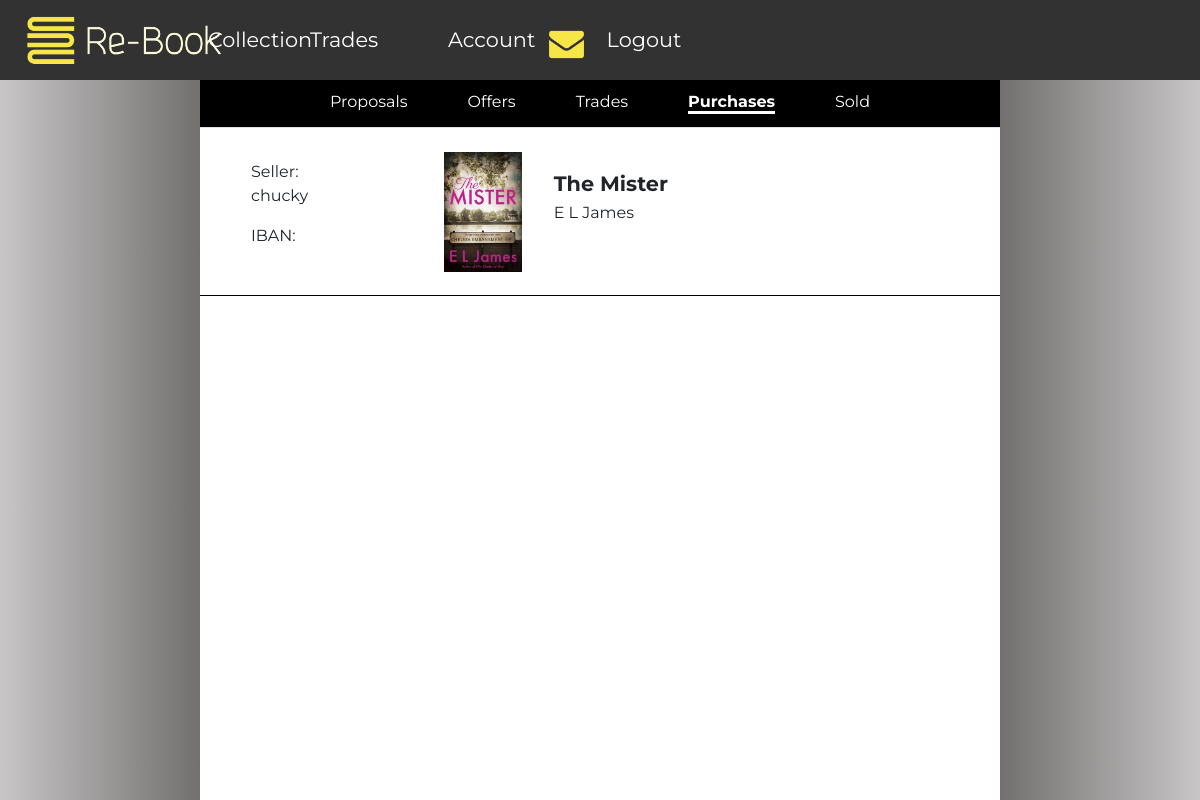
Screenshot of /purchases (signed in) with the database file from the repository.
### rebook/models.py (models this page shows)
class Purchases(models.Model):
    bookInstance = models.OneToOneField(BookInstance, on_delete=models.PROTECT)
    buyer = models.ForeignKey(User, on_delete=models.CASCADE)
    IBAN = models.CharField(max_length=50)

class BookInstance(models.Model):
    ISBN = models.ForeignKey(Book, on_delete=models.PROTECT)
    User = models.ForeignKey(User, on_delete=models.PROTECT)
    state = models.ForeignKey(BookState, on_delete=models.PROTECT)
    readingState = models.DecimalField(max_digits=4, decimal_places=3)
    goal = models.ForeignKey(BookGoals, on_delete=models.PROTECT)
    rating = models.ForeignKey(Ratings, on_delete=models.PROTECT, default=None, null=True)
    price = models.DecimalField(max_digits=10, decimal_places=2, null=True)

class User(AbstractUser):
    address = models.CharField(max_length=200)
    photo = models.ImageField(storage=fs)
    hasNotifications = models.BooleanField(default=False)

class Book(models.Model):
    ISBN = models.CharField(max_length=20, primary_key=True)
    title = models.CharField(max_length=100)
    author = models.ManyToManyField(Author)
    publisher = models.ForeignKey(Publisher, on_delete=models.CASCADE)
    year = models.IntegerField()
    cover = models.ImageField(storage=fs)

class Author(models.Model):
    name = models.CharField(max_length=70)

### rebook/views.py (the view)
# urls.py: path('purchases', views.listPurchases),
def listPurchases(request):
    user = User.objects.get(username=request.user)
    my_purchases = Purchases.objects.filter(buyer=user.id)
    return render(request, 'purchases.html', { 'my_purchases': my_purchases })

### rebook/templates/purchases.html
{% extends "layout.html" %}
{% load custom_tags %}
{% block main %}
    <ul class="row nav nav-tabs justify-content-center">
        <li><a href="/proposals" id="toggle-proposals">Proposals</a></li>
        <li><a href="/offers" id="toggle-offers">Offers</a></li>
        <li><a href="/trades" id="toggle-trades">Trades</a></li>
        <li><a class="active" href="/purchases" id="toggle-offers">Purchases</a></li>
        <li><a href="/sold" id="toggle-offers">Sold</a></li>
    </ul>
    <div class="">
        {% for purchase in my_purchases %}
        <div class="row bookListItem">
            <div class="col-2 bookDetails my-auto">
                <p class="proposalMaker">Seller: {{purchase.bookInstance.User.username}}</p>
                <p class="proposalMaker">IBAN: {{purchase.IBAN}}</p>
            </div>
            <div class="col-2">
                <img src="{{ purchase.bookInstance.ISBN.cover.url }}" class="cover" id="bookCover"/>
            </div>
            <div class="col-4 bookDetails">
                <p class="bookTitle">{{ purchase.bookInstance.ISBN.title }}</p>
                    {% for author in purchase.bookInstance.ISBN.author.all %}
                        <span class="authorName">{{ author.name }}</span>
                    {% endfor %}
            </div>
        </div>
        {% endfor %}
    </div>
{% endblock %}

### rebook/static/styles/layoutStyles.css (style rules this page uses)
body { font-family: 'Montserrat', sans-serif; }
.bookListItem { height: 21vh; padding-bottom: 3vh !important; padding-top: 3vh !important; border-bottom: 1px solid black; text-align: center; }
.bookDetails { text-align: left; margin-left: 3vw }
.cover { height: 15vh; margin-right: 5vw; padding-left: 5vw }
.bookTitle { font-size: 1.3rem; margin-top: 2vh; font-weight: bold; margin-bottom: 2px; }
.bookTitle, .cover { cursor: pointer }
.authorName { font-size: 1rem; margin-right: 10px }
.nav.nav-tabs { background-color: black; height: 6vh; }
.nav.nav-tabs li { justify-content: center; height: 100%; padding: 10px 30px 0 30px; }
.nav.nav-tabs a { color: white; }
.nav.nav-tabs a.active { border-bottom: 3px solid white; font-weight: bold; }

### rows the page displays
Purchases: bookInstance.User.username "chucky", bookInstance.ISBN.cover (picture), bookInstance.ISBN "The Mister"
Author: name "E L James"
